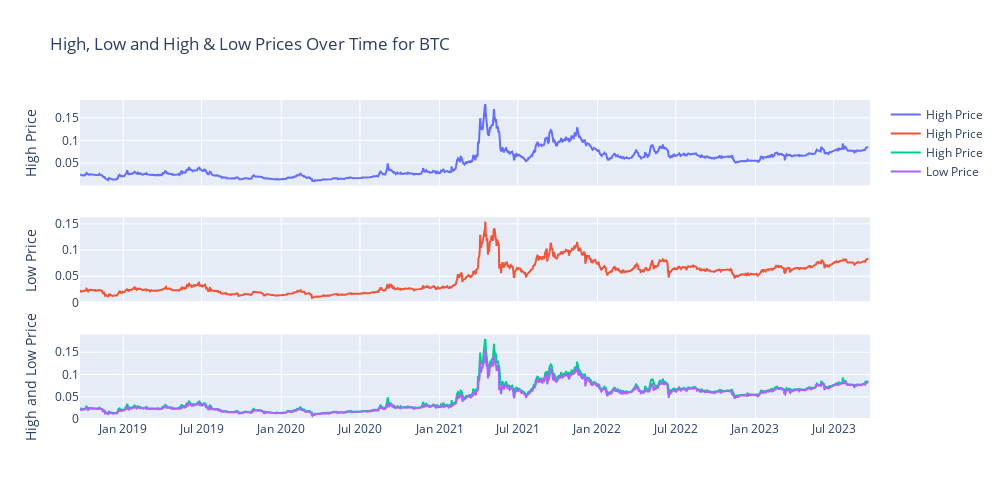

Notebook cell for this chart:
### Markdown cell above
### Now, creating plots for High and Low Column Values

#### These are subplots

### Code cell
#Creating Subplots for high and low columns

fig = make_subplots(rows=3, cols=1, shared_xaxes=True, vertical_spacing=0.1)

# Second subplot (High Price)
fig.add_trace(go.Scatter(x=TRON['Date'], y=TRON['High'], mode='lines', name='High Price'), row=1, col=1)
fig.update_yaxes(title_text="High Price", row=1, col=1)

# Third subplot (Low Price)
fig.add_trace(go.Scatter(x=TRON['Date'], y=TRON['Low'], mode='lines', name='High Price'), row=2, col=1)
fig.update_yaxes(title_text="Low Price", row=2, col=1)

# Fourth subplot(High and Low Prices)
fig.add_trace(go.Scatter(x=TRON['Date'], y=TRON['High'], mode='lines', name='High Price'), row=3, col=1)
fig.add_trace(go.Scatter(x=TRON['Date'], y=TRON['Low'], mode='lines', name='Low Price'), row=3, col=1)
fig.update_yaxes(title_text="High and Low Price", row=3, col=1)

# setting up the title and size of the graph
fig.update_layout(title_text="High, Low and High & Low Prices Over Time for BTC",
    height=500,  # Set the height
    width=1000) # width
fig.show()

### Figure 1 — Plotly figure (JSON) as saved in the notebook; plotly's stock layout.template omitted (floating-point values rounded to 4 significant figures; data arrays with more than 128 entries replaced by an {"elided": "..."} marker saying what was removed)
{"data": [{"mode": "lines", "name": "High Price", "type": "scatter", "x": {"elided": "1827 str values"}, "xaxis": "x", "y": {"elided": "1827 float values"}, "yaxis": "y"}, {"mode": "lines", "name": "High Price", "type": "scatter", "x": {"elided": "1827 str values"}, "xaxis": "x2", "y": {"elided": "1827 float values"}, "yaxis": "y2"}, {"mode": "lines", "name": "High Price", "type": "scatter", "x": {"elided": "1827 str values"}, "xaxis": "x3", "y": {"elided": "1827 float values"}, "yaxis": "y3"}, {"mode": "lines", "name": "Low Price", "type": "scatter", "x": {"elided": "1827 str values"}, "xaxis": "x3", "y": {"elided": "1827 float values"}, "yaxis": "y3"}], "layout": {"height": 500, "title": {"text": "High, Low and High & Low Prices Over Time for BTC"}, "width": 1000, "xaxis": {"anchor": "y", "domain": [0, 1], "matches": "x3", "showticklabels": false}, "xaxis2": {"anchor": "y2", "domain": [0, 1], "matches": "x3", "showticklabels": false}, "xaxis3": {"anchor": "y3", "domain": [0, 1]}, "yaxis": {"anchor": "x", "domain": [0.7333, 1], "title": {"text": "High Price"}}, "yaxis2": {"anchor": "x2", "domain": [0.3667, 0.6333], "title": {"text": "Low Price"}}, "yaxis3": {"anchor": "x3", "domain": [0, 0.2667], "title": {"text": "High and Low Price"}}}}
